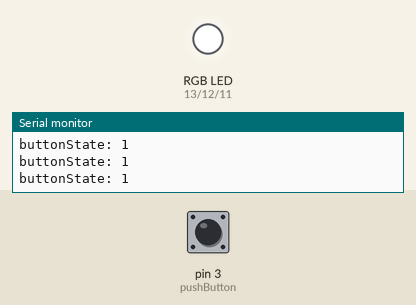
Simulated run of this sketch. Board: Arduino Uno, built with avr-gcc and run on an emulated ATmega328P. On the bench: an RGB LED mixed from three pins (HIGH = lit), the last lines printed to the serial monitor. Inputs (shaded band) come from the test bench; at power-on: pin 3 (pushButton) HIGH.

Above: at 1.2 s.
1.3 s: pin 3 (pushButton) pulled LOW for 0.15 s
At 1.4 s:
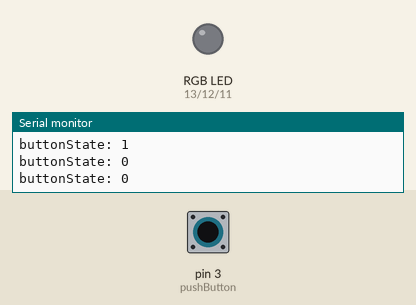
2.9 s: pin 3 (pushButton) pulled LOW for 3.2 s
At 7.0 s:
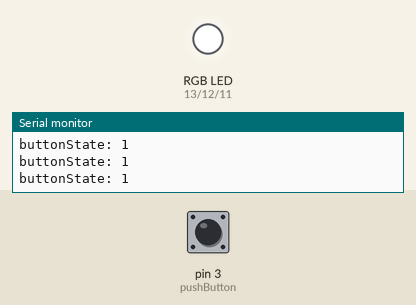
Timing chart, 0 to 8.5 s (numbered marks = the images above; inputs shaded):
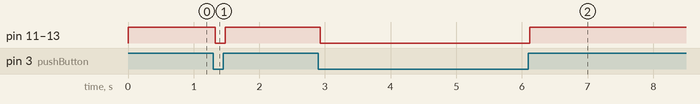

Measured:
- after the input at 1.3 s, pin 11 (blue), pin 12 (green), pin 13 (red): HIGH → LOW at once, → HIGH 0.15 s later
- after the input at 2.9 s, pin 11 (blue), pin 12 (green), pin 13 (red): HIGH → LOW at once, → HIGH 3.2 s later

The sketch:

8.PBnotpressedRGBwhiteonpressedRGBoff.ino
```cpp
int pushButton = 3;    // Set the pin for the pushbutton
// Set colours to pins:
int red = 13;
int green = 12;
int blue = 11;
void setup() {
  // put your setup code here, to run once:
Serial.begin(9600); // Serial communications
pinMode(pushButton, INPUT_PULLUP); // uses the internal resistor and as an input
pinMode(red, OUTPUT);
pinMode(green, OUTPUT);
pinMode(blue, OUTPUT);
}

void loop() {
  // put your main code here, to run repeatedly:
int buttonState = digitalRead(pushButton);  // reads the input
Serial.print("buttonState: ");
Serial.println(buttonState);
digitalWrite(red, buttonState);
digitalWrite(green, buttonState);
digitalWrite(blue, buttonState);
delay(1);
}
```
